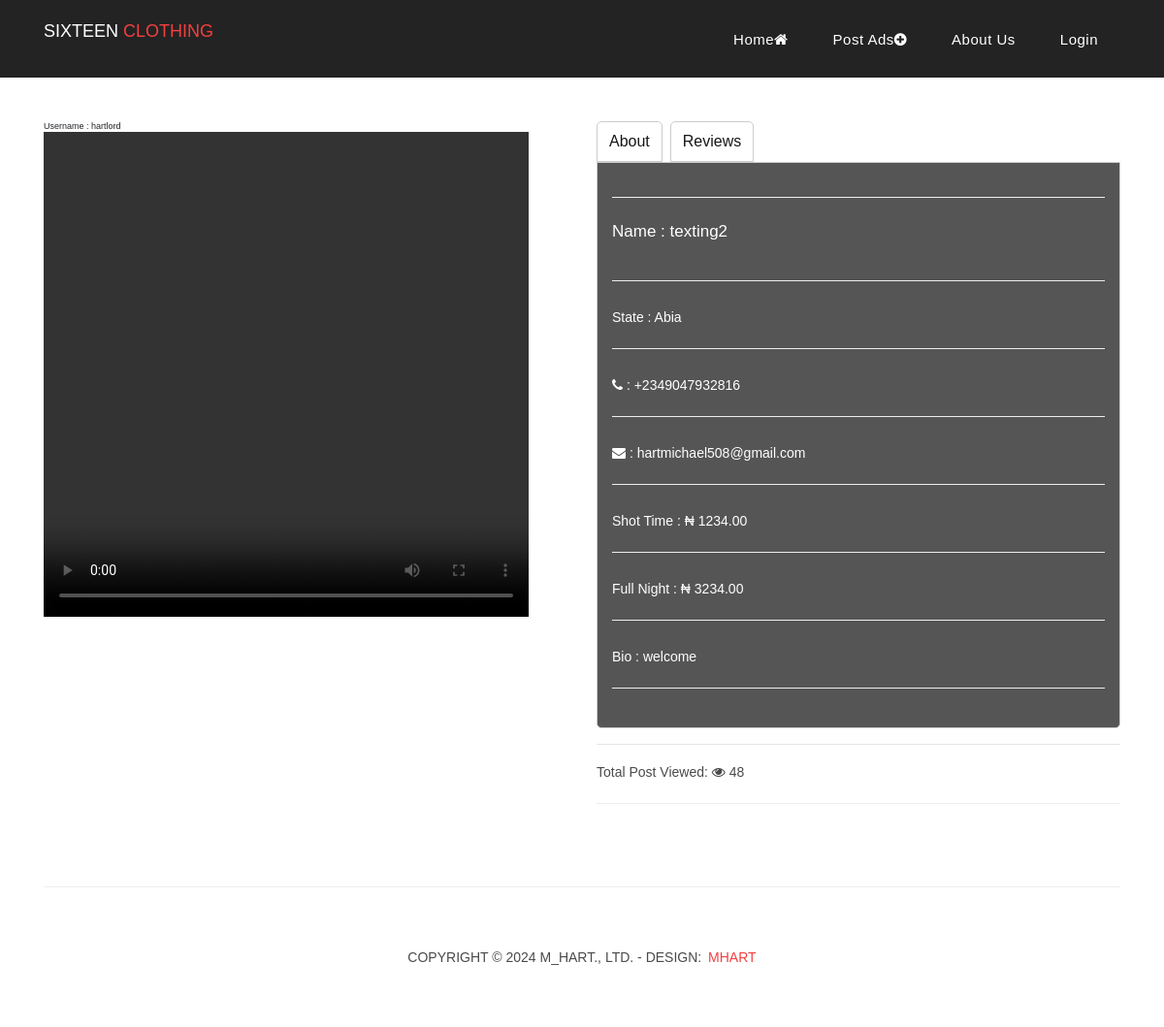
/view_video/2, run on the app's committed database.
### naijahook/models.py (models this page shows, shortened)
class postads(models.Model):
    name = models.CharField(max_length=300,)
    email = models.EmailField( max_length=254,null=False, blank=False )
    number = PhoneNumberField(blank=False, null=False )
    whatsapp = PhoneNumberField(blank=True, null=True )
    telegram = PhoneNumberField(blank=True, null=True )
    main = models.ImageField(null=False, blank=False)
    picture1 = models.ImageField(null=False, blank=False)
    picture2 = models.ImageField(null=False, blank=False)
    picture3 = models.ImageField(null=False, blank=False)
    bio = models.TextField(max_length=3000)
    State = models.ForeignKey(State, on_delete=models.CASCADE, null=False, blank=False)
    date_post = models.DateTimeField(auto_now=True)
    shot_time = models.DecimalField(max_digits=10, decimal_places=2)
    full_night = models.DecimalField(max_digits=10, decimal_places=2)
    author = models.ForeignKey(User, on_delete=models.CASCADE, null=True,)
    view_count = models.PositiveIntegerField(default=0)
    video = models.FileField(blank=True, null=True, upload_to='videos/')
    service = models.ManyToManyField(Service)
    suspended = models.BooleanField(default=False)
    verification = models.BooleanField(default=False)

class State(models.Model):
    State = models.CharField(max_length=100, null=False, blank=False)
    def __str__(self):
        return f"{self.State}"

### naijahook/views.py (the view)
# urls.py: path('view_video/<int:id>', views.view_video, name='view_video'),
def view_video(request, id):
    ads = postads.objects.get(id=id)
    ads_formatted_view_count = format_view_count(ads.view_count)
    if request.method == 'POST':
       form = review_form(request.POST)
       if form.is_valid():
         review = form.save(commit=False)
         review.ads = ads
         review.save()
         form = review_form()
    else:
        form = review_form()
    return render(request, 'web/view_video.html', {'ads': ads, 'form':form,'ads_formatted_view_count': ads_formatted_view_count})

### naijahook/views.py (called while the page is built)
def format_view_count(view_count):
    if view_count < 1000:
        return str(view_count)
    elif view_count < 1000000:
        return '{:.1f}k'.format(view_count / 1000)
    else:
        return '{:.1f}M'.format(view_count / 1000000)

### naijahook/Templates/web/view_video.html (shortened to what this page needs)
{% load static %}
<!DOCTYPE html>
<html lang="en">
  <head>
    <link rel="stylesheet" href="https://cdnjs.cloudflare.com/ajax/libs/font-awesome/4.7.0/css/font-awesome.min.css">
    <link href={% static "bootstrap/css/bootstrap.min.css" %} rel="stylesheet" >
    <link rel="stylesheet" href={% static "css/fontawesome.css" %}>
    <link rel="stylesheet" href={% static "css/templatemo-sixteen.css" %}>
    <link rel="stylesheet" href={% static "css/owl.css" %}>
      <link rel="stylesheet" href="https://cdnjs.cloudflare.com/ajax/libs/OwlCarousel2/2.3.4/assets/owl.carousel.min.css">
   </head>
  </head>
  <body>
    <header class="">
      <nav class="navbar navbar-expand-lg">
        <div class="container">
          <a class="navbar-brand" href=""><h2>Sixteen <em>Clothing</em></h2></a>
          <div class="collapse navbar-collapse" id="navbarResponsive">
            <ul class="navbar-nav ml-auto">
              <li class="nav-item">
                <a class="nav-link" href={%url "home"%}>Home<i class="fa fa-home"></i>
              </li>
              <li class="nav-item">
                <a class="nav-link" href="/post">Post Ads<i class="fa fa-plus-circle"></i></a>
              </li>
              <li class="nav-item">
                <a class="nav-link" href="">About Us</a>
              </li>
            {% if user.is_authenticated %}
              <li class="nav-item">
                <a class="nav-link" href="/useraccount">My Account<i class="fa fa-user"></i></a>
              </li>
              <li class="nav-item">
                <a class="nav-link" href="/signout">Logout<i class="fa fa-out"></i></a>
              </li>
             {% else%}
             <li class="nav-item">
              <a class="nav-link" href="/signin">Login</a>
            </li>
            {% endif%}
            </ul>
          </div>
        </div>
      </nav>
    </header>
    <br>
    <div class="best-features about-features">
      <div class="container">
        <div class="row">
          <div class="col-md-12">
          </div>
          <div class="col-md-6">
            <h6 style="font-size: xx-small;">Username : {{ads.author}}</h6>
                <video height="500px" width="500px" controls src="{{ ads.video.url }}" type="video/mp4"></video>
          </div>
          <div class="col-md-6">
            <div class="left-content">
              <ul class="tabs">
                <li class="tab" onclick="showTab('tab1')">About</li>
                <li class="tab" onclick="showTab('tab4')">Reviews</li>
            </ul>
            <div id="tab1" class="tab-content active">
              <p><h4 style="color: white;">Name : {{ads.name}}</h4></p>
              <p style="color: white;"><b>State : {{ads.State}}</b></p>
              <a style="color: white;" href="tel:{{ads.number}}"><p style="color: white;"><b><i  class="fa fa-phone"></i> : {{ads.number}}</b></p></a>
              <a style="color: white;" href="mailto:{{ads.email}}"><p style="color: white;"><b><i  class="fa fa-envelope"></i> : {{ads.email}}</b></p></a>
              <p style="color: white;"><b>Shot Time : &#8358; {{ads.shot_time}}</b></p>
              <p style="color: white;"><b>Full Night : &#8358; {{ads.full_night}}</b></p>
              <p style="color: white;"><b>Bio : {{ads.bio}}</b></p>
          </div>
        </div>
          <hr>
          <p>Total Post Viewed: <i  class="fa fa-eye"></i> {{ ads.view_count }}</p>
            </div>
        </div>
      </div>
    </div>
    <footer>
      <div class="container">
        <div class="row">
          <div class="col-md-12">
           <div class="inner-content">
             <p>Copyright &copy; 2024 M_HART., Ltd.
            - Design: <a rel="nofollow noopener" href="" target="_blank">Mhart</a></p>
           </div>
         </div>
       </div>
      </div>
   </footer>
   </body>
</html>

### static/css/templatemo-sixteen.css (style rules this page uses)
body { font-family: 'Poppins', sans-serif; overflow-x: hidden; text-rendering: optimizeLegibility; -webkit-font-smoothing: antialiased; -moz-osx-font-smoothing: grayscale; }
p { margin-bottom: 0px; font-size: 14px; font-weight: 300; color: #4a4a4a; line-height: 24px; }
a { text-decoration: none!important; }
ul { padding: 0; margin: 0; list-style: none; }
h1,h2,h3,h4,h5,h6 { margin: 0px; }
header { position: absolute; z-index: 99999; width: 100%; height: 80px; background-color: #232323; -webkit-transition: all 0.3s ease-in-out 0s; -moz-transition: all 0.3s ease-in-out 0s; -o-transition: all 0.3s ease-in-out 0s; transition: all 0.3s ease-in-out 0s; }
header .navbar { padding: 17px 0px; }
.navbar .navbar-brand { float: left; margin-top: -12px; outline: none; }
.navbar .navbar-brand h2 { color: #fff; text-transform: uppercase; font-size: 18px; font-weight: 500; -webkit-transition: all .3s ease 0s; -moz-transition: all .3s ease 0s; -o-transition: all .3s ease 0s; transition: all .3s ease 0s; }
.navbar .navbar-brand h2 em { font-style: normal; color: #f33f3f; }
#navbarResponsive { z-index: 999; }
.navbar-collapse { text-align: center; }
.navbar .navbar-nav .nav-item { margin: 0px 15px; }
.navbar .navbar-nav a.nav-link { text-transform: capitalize; font-size: 15px; font-weight: 500; letter-spacing: 0.5px; color: #fff; transition: all 0.5s; margin-top: 5px; }
.about-features { margin-top: 100px!important; }
.about-features p { border-bottom: 1px solid #eee; padding-bottom: 20px; }
.about-features .container .row { padding-bottom: 0px!important; border-bottom: none!important; }
.best-features { margin-top: 50px; }
.best-features .container .row { border-bottom: 1px solid #eee; padding-bottom: 0px; }
.best-features h4 { font-size: 17px; color: #1a6692; margin-bottom: 20px; }
.best-features p { margin-bottom: 25px; }
footer { text-align: center; }
footer .inner-content { border-top: 1px solid #eee; margin-top: 60px; padding: 60px 0px; }
footer .inner-content p { text-transform: uppercase; }
footer .inner-content p a { color: #f33f3f; margin-left: 3px; }

### naijahook/Templates/web/view_video.html (style rules this page uses)
body { margin: 0; font-family: Arial, sans-serif; }
.tabs { display: flex; list-style: none; padding: 0; margin: 0; }
.tabs { display: flex; list-style: none; padding: 0; margin: 0;; }
.tab { cursor: pointer; padding: 8px 12px; margin-right: 8px; color: #181717; border: 1px solid #ccc; border-radius: 5px 5px 0 0; }
.tab-content { color: white; display: none; padding: 15px; border: 1px solid #ccc; border-radius: 0 0 5px 5px; background-color: #555; }
.tab-content.active { color: white; display: block; background-color: #555; }

### data on the page
postads: author "hartlord", name "texting2", State "Abia", number "+2349047932816", email "hartmichael508@gmail.com", shot_time "1234.00", full_night "3234.00", bio "welcome", view_count "48"
